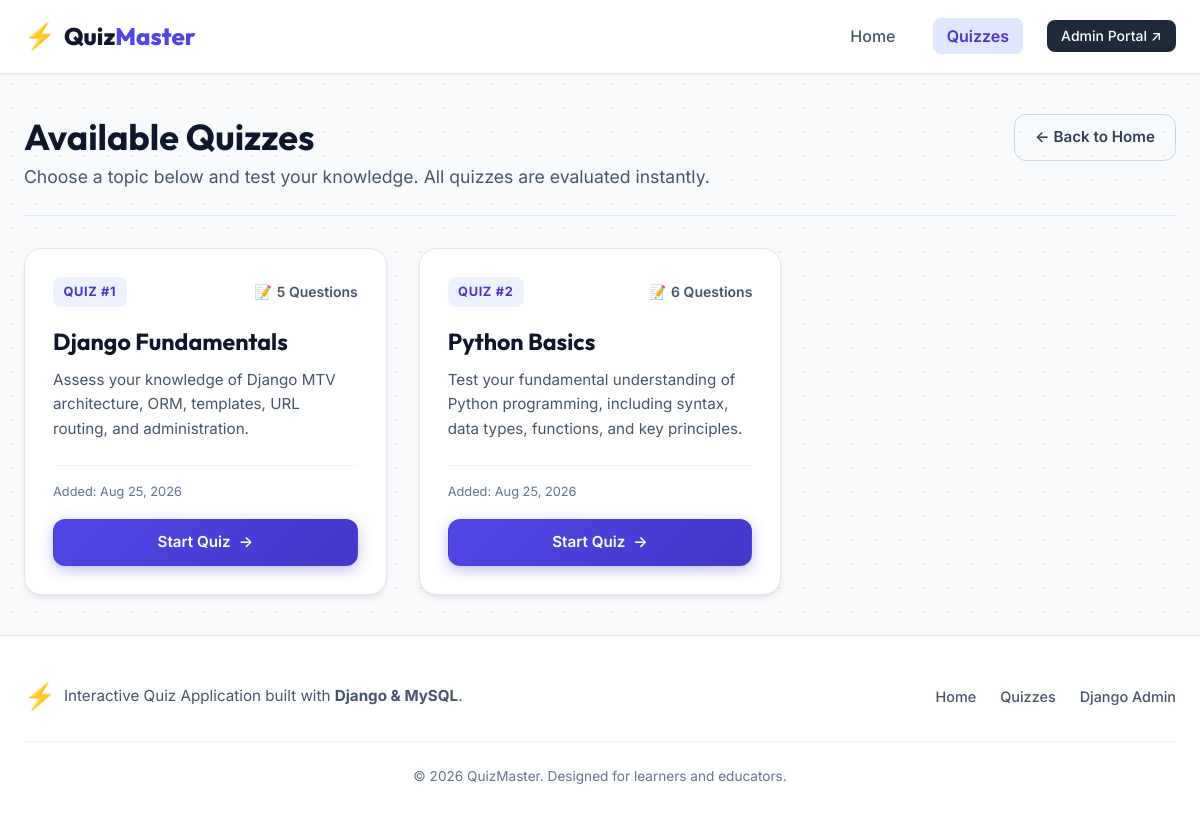
Screenshot of /quizzes/ with the database file from the repository.
### quiz/models.py (models this page shows, shortened)
class Quiz(models.Model):
    title = models.CharField(
        max_length=200,
        help_text="Title of the quiz (e.g. Python Basics, Django Fundamentals)"
    )
    description = models.TextField(
        help_text="Brief description explaining what this quiz covers"
    )
    created_at = models.DateTimeField(
        auto_now_add=True,
        help_text="Timestamp when the quiz was created"
    )
    is_active = models.BooleanField(
        default=True,
        help_text="Whether this quiz is published and accessible to students"
    )
    class Meta:
        verbose_name = "Quiz"
        verbose_name_plural = "Quizzes"
        ordering = ['-created_at']
    @property
    def total_questions(self):
        return self.questions.count()

### quiz/views.py (the view)
# urls.py: path('quizzes/', views.quiz_list, name='quiz_list'),
def quiz_list(request):
    quizzes = Quiz.objects.filter(is_active=True).prefetch_related('questions')
    context = {
        'quizzes': quizzes, # Active quizzes ki QuerySet list
    }
    return render(request, 'quiz_list.html', context)

### templates/quiz_list.html (shortened to what this page needs)
{% extends 'base.html' %}
{% block content %}
<div class="page-container">
    <div class="page-header">
        <div class="header-content">
            <h1 class="page-title">Available Quizzes</h1>
            <p class="page-subtitle">Choose a topic below and test your knowledge. All quizzes are evaluated instantly.</p>
        </div>
        <div class="header-action">
            <a href="{% url 'home' %}" class="btn btn-outline">← Back to Home</a>
        </div>
    </div>
    {% if quizzes %}
    <div class="quiz-grid">
        {% for quiz in quizzes %}
        <div class="quiz-card">
            <div class="quiz-card-header">
                <span class="quiz-badge">Quiz #{{ forloop.counter }}</span>
                <span class="question-count-tag">
                    <span class="icon">📝</span> {{ quiz.total_questions }} Questions
                </span>
            </div>
            <h2 class="quiz-title">{{ quiz.title }}</h2>
            <p class="quiz-desc">{{ quiz.description|linebreaksbr }}</p>
            <div class="quiz-card-footer">
                <span class="quiz-date">Added: {{ quiz.created_at|date:"M d, Y" }}</span>
                {% if quiz.total_questions > 0 %}
                    <a href="{% url 'quiz_detail' quiz.id %}" class="btn btn-primary btn-block">
                        <span>Start Quiz</span>
                        <span class="btn-arrow">→</span>
                    </a>
                {% else %}
                    <button class="btn btn-disabled btn-block" disabled title="No questions available in this quiz yet">
                        Coming Soon
                    </button>
                {% endif %}
            </div>
        </div>
        {% endfor %}
    </div>
    {% endif %}
</div>
{% endblock %}

### static/css/style.css (style rules this page uses)
:root { --primary-50: #eef2ff; --primary-100: #e0e7ff; --primary-500: #6366f1; --primary-600: #4f46e5; --primary-700: #4338ca; --slate-50: #f8fafc; --slate-100: #f1f5f9; --slate-200: #e2e8f0; --slate-300: #cbd5e1; --slate-500: #64748b; --slate-600: #475569; --slate-700: #334155; --slate-800: #1e293b; --slate-900: #0f172a; --success-50: #ecfdf5; --success-500: #10b981; --success-600: #059669; --success-700: #047857; --danger-50: #fef2f2; --danger-500: #ef4444; --danger-600: #dc2626; --danger-700: #b91c1c; --warning-50: #fffbeb; --warning-500: #f59e0b; --warning-600: #d97706; --font-heading: 'Outfit', -apple-system, BlinkMacSystemFont, 'Segoe UI', Roboto, sans-serif; --font-body: 'Inter', -apple-system, BlinkMacSystemFont, 'Segoe UI', Roboto, sans-serif; --radius-sm: 8px; --radius-md: 12px; --radius-lg: 18px; --radius-xl: 24px; --shadow-sm: 0 1px 2px 0 rgba(0, 0, 0, 0.05); --shadow-md: 0 4px 6px -1px rgba(0, 0, 0, 0.08), 0 2px 4px -1px rgba(0, 0, 0, 0.04); --shadow-lg: 0 10px 25px -3px rgba(0, 0, 0, 0.08), 0 4px 6px -2px rgba(0, 0, 0, 0.04); --shadow-xl: 0 20px 30px -5px rgba(0, 0, 0, 0.12), 0 8px 10px -6px rgba(0, 0, 0, 0.04); --transition-fast: 0.15s ease; --transition-normal: 0.25s ease; }
*, *::before, *::after { box-sizing: border-box; margin: 0; padding: 0; }
body { font-family: var(--font-body); color: var(--slate-800); background-color: #f8fafc; background-image: radial-gradient(#e2e8f0 1px, transparent 1px); background-size: 24px 24px; line-height: 1.6; min-height: 100vh; display: flex; flex-direction: column; }
h1, h2, h3, h4, h5, h6 { font-family: var(--font-heading); color: var(--slate-900); font-weight: 700; line-height: 1.25; }
a { color: var(--primary-600); text-decoration: none; transition: color var(--transition-fast); }
.page-container { display: flex; flex-direction: column; gap: 2rem; }
.page-header { display: flex; justify-content: space-between; align-items: flex-start; flex-wrap: wrap; gap: 1rem; padding-bottom: 1.5rem; border-bottom: 1px solid var(--slate-200); }
.page-title { font-size: 2.25rem; color: var(--slate-900); }
.page-subtitle { font-size: 1.1rem; color: var(--slate-600); margin-top: 0.25rem; }
.btn { display: inline-flex; align-items: center; justify-content: center; gap: 0.5rem; padding: 0.65rem 1.25rem; border-radius: var(--radius-md); font-family: var(--font-body); font-weight: 600; font-size: 0.95rem; cursor: pointer; border: 1px solid transparent; transition: all var(--transition-normal); text-align: center; }
.btn-block { display: flex; width: 100%; }
.btn-primary { background: linear-gradient(135deg, var(--primary-600), var(--primary-700)); color: #ffffff; box-shadow: 0 4px 14px 0 rgba(79, 70, 229, 0.35); }
.btn-outline { background: transparent; color: var(--slate-700); border-color: var(--slate-300); }
.quiz-grid { display: grid; grid-template-columns: repeat(auto-fill, minmax(320px, 1fr)); gap: 2rem; }
.quiz-card { background: #ffffff; border: 1px solid var(--slate-200); border-radius: var(--radius-lg); padding: 1.75rem; display: flex; flex-direction: column; box-shadow: var(--shadow-md); transition: transform var(--transition-normal), box-shadow var(--transition-normal); }
.quiz-card-header { display: flex; justify-content: space-between; align-items: center; margin-bottom: 1.25rem; }
.quiz-badge { background: var(--primary-50); color: var(--primary-700); font-size: 0.8rem; font-weight: 700; text-transform: uppercase; letter-spacing: 0.05em; padding: 0.3rem 0.65rem; border-radius: var(--radius-sm); }
.question-count-tag { font-size: 0.875rem; color: var(--slate-600); font-weight: 600; display: flex; align-items: center; gap: 0.3rem; }
.quiz-title { font-size: 1.45rem; margin-bottom: 0.75rem; color: var(--slate-900); }
.quiz-desc { color: var(--slate-600); font-size: 0.95rem; flex: 1; margin-bottom: 1.5rem; }
.quiz-card-footer { display: flex; flex-direction: column; gap: 1rem; padding-top: 1rem; border-top: 1px solid var(--slate-100); }
.quiz-date { font-size: 0.8rem; color: var(--slate-500); }

### rows the page displays
Quiz: total_questions "5", title "Django Fundamentals", description "Assess your knowledge of Django MTV architecture, ORM, templates, URL routing, and administration.", created_at "Aug 25, 2026", shows "Start Quiz"
Quiz: total_questions "6", title "Python Basics", description "Test your fundamental understanding of Python programming, including syntax, data types, functions, and key principles.", created_at "Aug 25, 2026", shows "Start Quiz"
